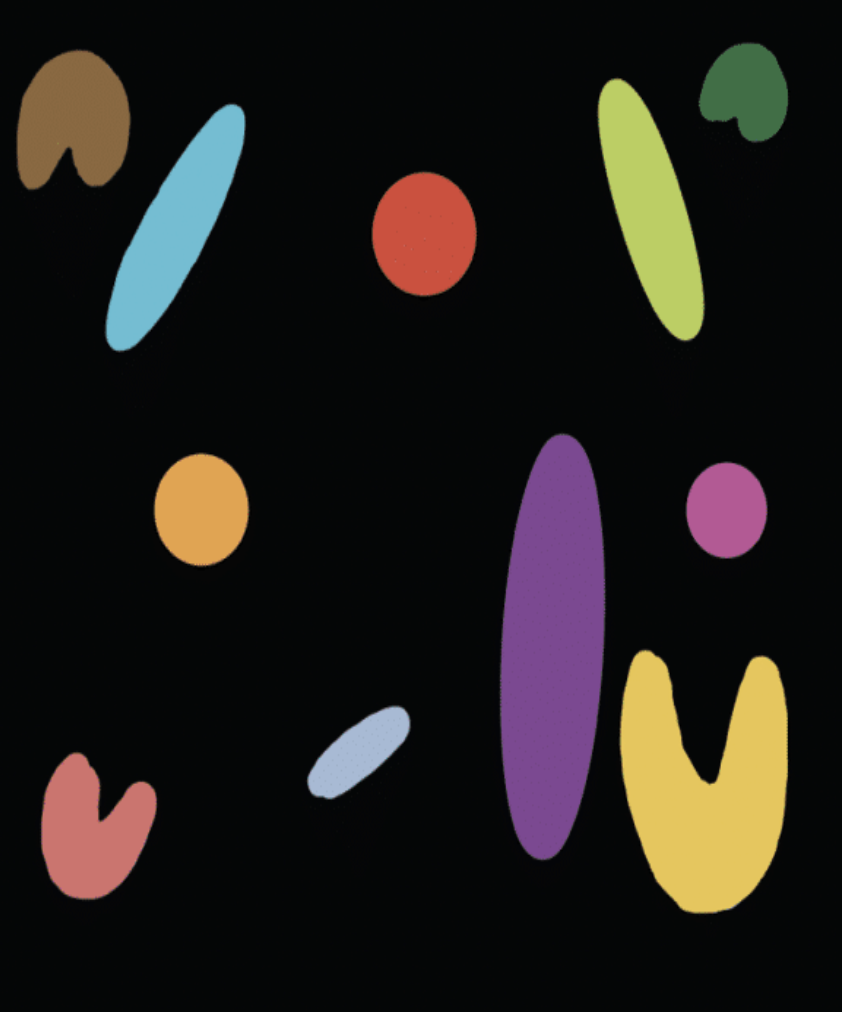
#> input picture 2o/2n sem/psiv/grups/4/imatge.png, 842 x 1012 px
$ jupyter execute Segmentacio_binaria_G9.ipynb
#> lines starting #> are read from the running program, lines starting #| are printed output that depends on the picture; after the words box and inside, x2 and y2 are one past the last pixel; in counts of white or black regions, pixels touching at a corner belong together
[cell 1]
NIU= '1676127', '1665817', '1666540', '1674234'
GRUP='09'

Assignatura: Processament de Senyal, Imatge i Vídeo 2023-24

Grau: Enginyeria de Dades

Contingut: SEGMENTACIÓ D'IMATGES BINARIES

Descripció de l'activitat: Aquest notebook proporciona un exemple pas a pas per fer la segmentació d'imatges binàries utilitzant l'anàlisi de components connectats.

Primer pas es carrregar les llibreries

[cell 2]
import numpy as np
import cv2
import matplotlib.pyplot as plt

## Tarea 1: Cargar y Binarizar la Imagen

**Instrucciones:**
- Carga la imagen "imatge.png" utilizando OpenCV.
- Convierte esta imagen a escala de grises.
- Aplica un umbral para binarizar la imagen. (en este caso negro = 0, blanco = 255 para que poder visualizarlo bien). El threshold lo teneis que pensar vosotros, depende de la imagen en escala de grises resultante (se recomienda visualizarla).
- Muestra la imagen resultante.

[cell 3]
# Carregar la imatge
imatge = cv2.imread("imatge.png")
#> imatge is the input picture: shape (1012, 842, 3); mean B, G, R 26.4, 29.8, 33.6

# Convertir la imatge a escala de grisos
imatge_gris = cv2.cvtColor(imatge, cv2.COLOR_BGR2GRAY)
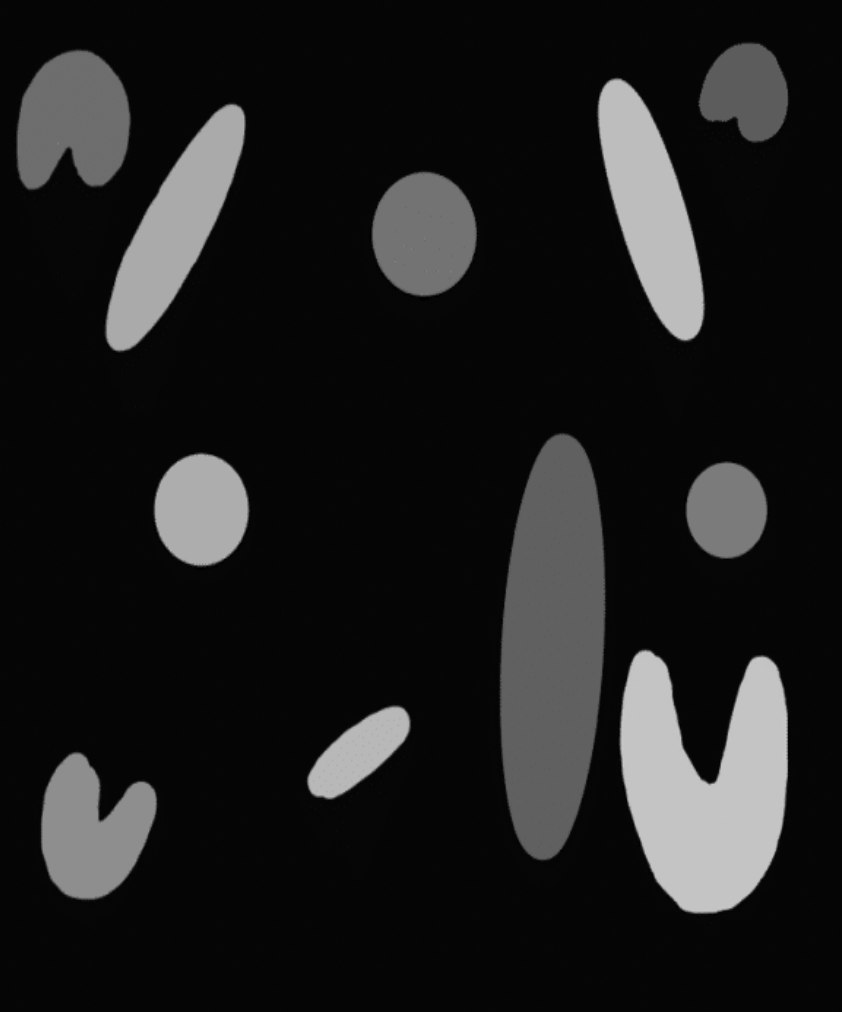
#> imatge_gris: shape (1012, 842); min 0, max 198, mean 30.4

# Aplicar un llindar per binaritzar la imatge
llindar, binary_image = cv2.threshold(imatge_gris, 0, 255, cv2.THRESH_BINARY | cv2.THRESH_OTSU)
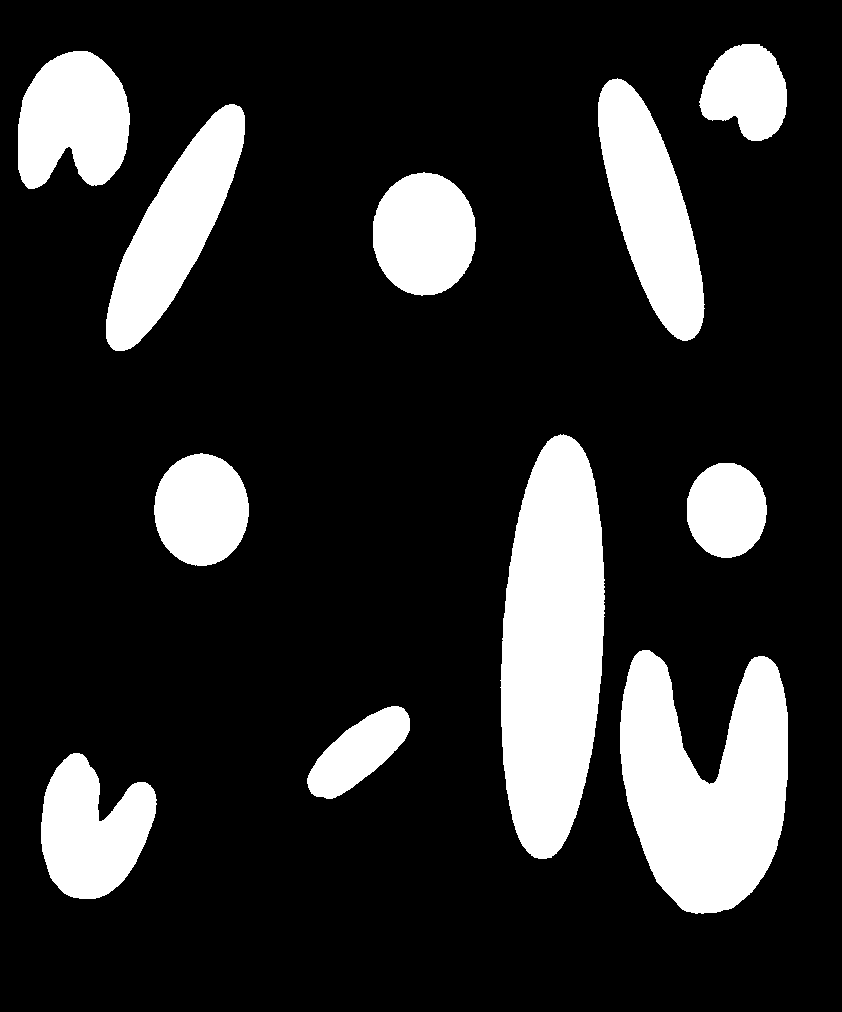
#> binary_image: shape (1012, 842); 18% white; 11 white regions, largest, box (x1, y1, x2, y2) and area: (500, 434, 605, 859) 34350, (620, 650, 788, 914) 30158, (598, 78, 705, 341) 15230
#> llindar = 74

# Mostrar la imatge binaritzada
plt.imshow(binary_image, cmap='gray')
plt.title('Imatge Binaritzada')
plt.axis('off')  # Desactivar los ejes
plt.show()

## Tarea 2: Análisis de Componentes
**Instrucciones:**

- Utiliza la imagen binarizada de la Tarea 1.
- Completar el algoritmo de region growing que devuelva el número de componentes.

[cell 4]
def region_growing_algorithm(binary_image):
    # Obtener las dimensiones de la imagen
    height, width = binary_image.shape
#> height = 1012; width = 842

    # Inicializar un conjunto para almacenar las etiquetas de los componentes conectados
    connected_components = set()
    etiquetados = set() # contendra una tupla con los índices de los píxeles
    # Definir una lista de vecinos (8-conectividad)
    neighbors = [(-1, 0), (1, 0), (0, -1), (0, 1), (-1, -1), (-1, 1), (1, -1), (1, 1)]

    # Iterar sobre cada píxel de la imagen
    for y in range(height):
        for x in range(width):
            # Si el píxel actual es parte de un componente (valor 1 (255))
            if binary_image[y, x] == 255 and (y, x) not in etiquetados:
                # Inicializar la etiqueta del componente actual
                current_label = len(connected_components) + 1

                # Inicializar una lista para almacenar los píxeles del componente actual
                component_pixels = [(y, x)]

                # Iterar sobre los píxeles del componente actual
                while component_pixels:
                    cy, cx = component_pixels.pop()
                    # Asignar la etiqueta al píxel actual
                    binary_image[cy, cx] = current_label
                    # Agregar el píxel actual a los píxeles etiquetados
                    etiquetados.add((cy, cx))

                    # Comprobar los vecinos del píxel actual y ir añadiendo los píxeles al componente
                    for dy, dx in neighbors:
                        # Obtener las coordenadas del vecino actual
                        ny, nx = cy + dy, cx + dx

                        # Comprobar si el vecino está dentro de los límites de la imagen
                        if 0 <= ny < height and 0 <= nx < width:
                            # Comprobar si el vecino es parte del componente (tiene el mismo valor que el píxel actual)
                            if binary_image[ny, nx] == 255 and binary_image[ny, nx] == 255 and (ny, nx) not in etiquetados:
                                # Agregar el vecino a los píxeles del componente actual
                                component_pixels.append((ny, nx))

                # Agregar la etiqueta del componente actual al conjunto de componentes conectados
                connected_components.add(current_label)
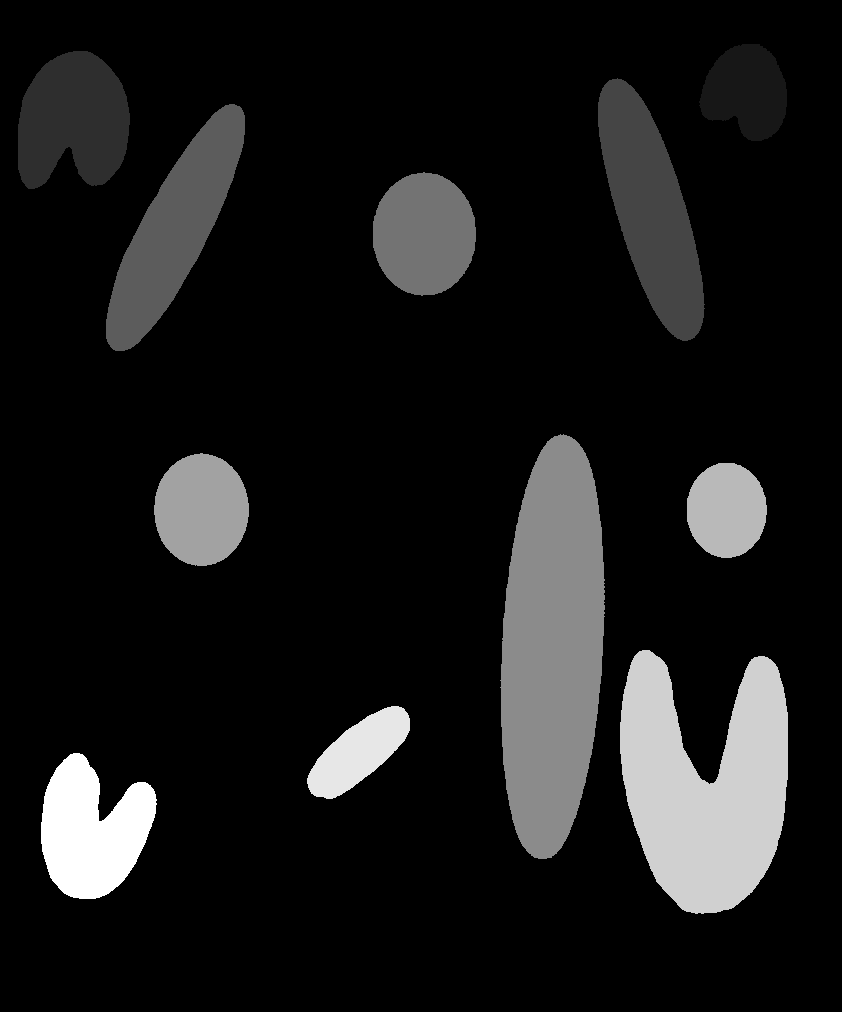
#> binary_image: shape (1012, 842); 17.95% of pixels changed, all inside (x1, y1, x2, y2) = (18, 44, 788, 914); drawn with min black and max white

    # Devolver el número de componentes conectados
    return len(connected_components)

[cell 5]
num_components = region_growing_algorithm(binary_image)
#> num_components = 11
print("Número de componentes conectados:", num_components)
#| Número de componentes conectados: 11
